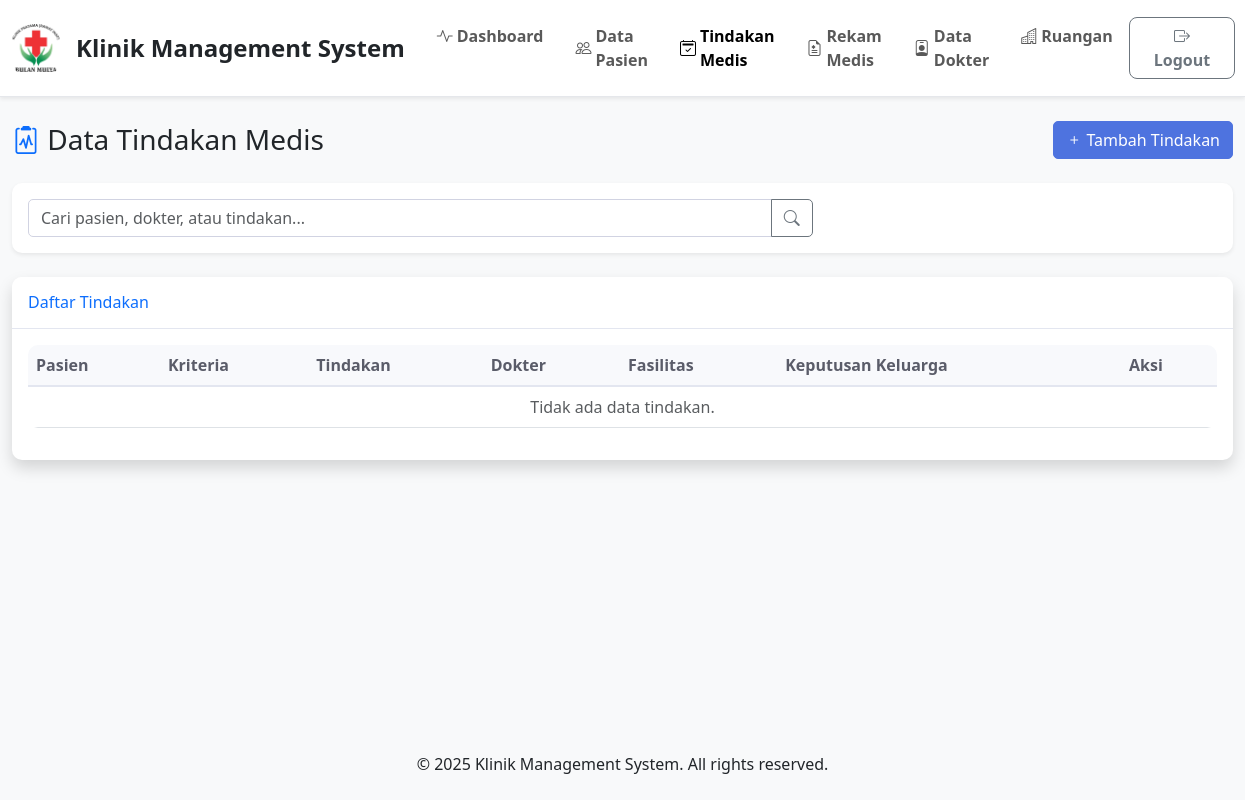
Page /index.php?page=tindakan (signed in) on the earlier database version.
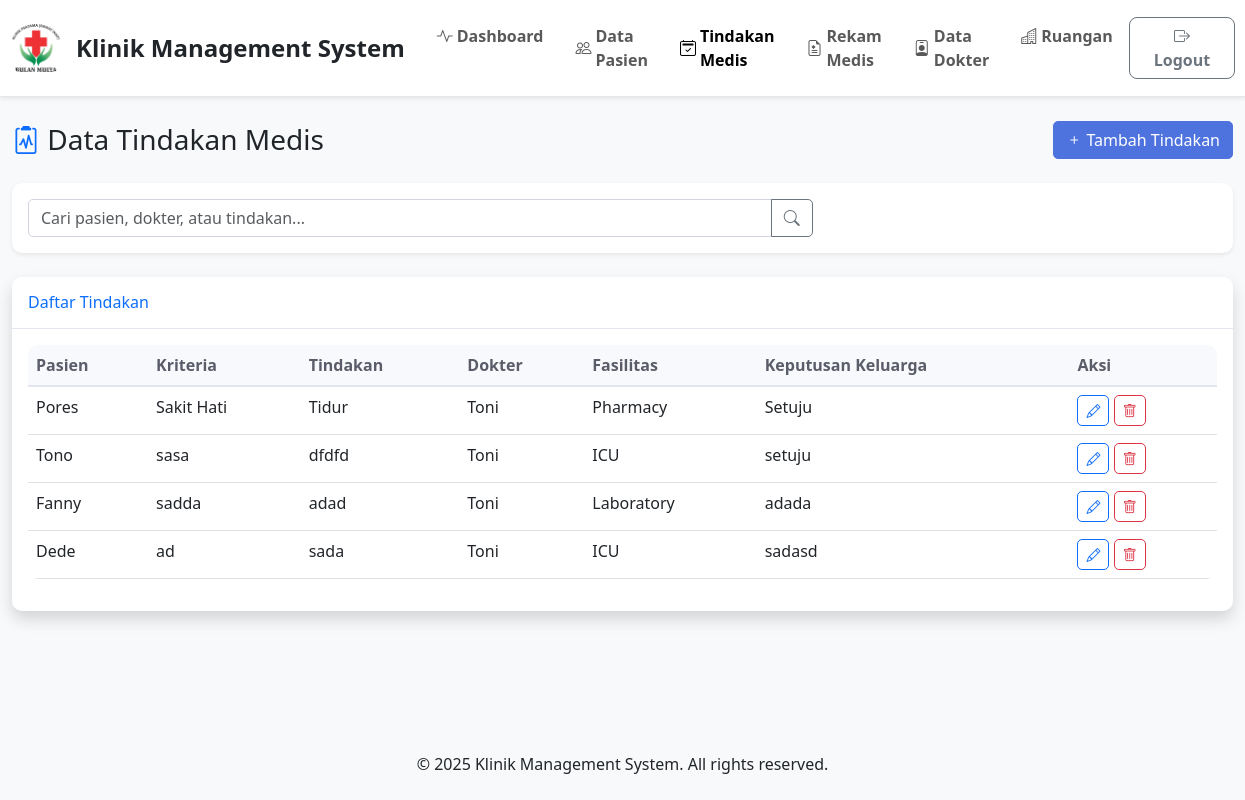
Same page on the later database version.
### tables this page shows
CREATE TABLE `tindakan` (
  `idtindakan` int(11) NOT NULL,
  `idpasien` int(11) NOT NULL,
  `kriteria` text DEFAULT NULL,
  `tindakan` text DEFAULT NULL,
  `iddokter` int(11) DEFAULT NULL,
  `fasilitas` text DEFAULT NULL,
  `keputusan_keluarga` text DEFAULT NULL
);

CREATE TABLE `pasien` (
  `idpasien` int(11) NOT NULL,
  `nama` varchar(100) NOT NULL,
  `jenis_kelamin` enum('L','P') NOT NULL,
  `pekerjaan` varchar(100) DEFAULT NULL,
  `tmp_lahir` varchar(100) DEFAULT NULL,
  `tgl_lahir` date DEFAULT NULL,
  `telpon` varchar(20) DEFAULT NULL,
  `alamat` text DEFAULT NULL,
  `tgl_daftar` date DEFAULT NULL
);

CREATE TABLE `dokter` (
  `iddokter` int(11) NOT NULL,
  `nama` varchar(100) NOT NULL,
  `jenis_kelamin` enum('L','P') NOT NULL,
  `telpon` varchar(20) DEFAULT NULL,
  `alamat` text DEFAULT NULL,
  `spesialisasi` varchar(100) DEFAULT NULL
);

### config/database.php (called while the page is built, shortened)
<?php
try {
    $pdo = new PDO("mysql:host=" . DB_HOST . ";dbname=" . DB_NAME . ";charset=utf8", DB_USER, DB_PASS);
    $pdo->setAttribute(PDO::ATTR_ERRMODE, PDO::ERRMODE_EXCEPTION);
    $pdo->setAttribute(PDO::ATTR_DEFAULT_FETCH_MODE, PDO::FETCH_ASSOC);
} catch(PDOException $e) {
    die("Connection failed: " . $e->getMessage());
}
function executeQuery($sql, $params = []) {
    global $pdo;
    try {
        $stmt = $pdo->prepare($sql);
        $stmt->execute($params);
        return $stmt;
    } catch(PDOException $e) {
        die("Query failed: " . $e->getMessage());
    }
}
function fetchAll($sql, $params = []) {
    $stmt = executeQuery($sql, $params);
    return $stmt->fetchAll();
}
?>

### pages/tindakan.php (the view, shortened to what this page needs)
<?php
require_once __DIR__ . '/../config/database.php';
$search = isset($_GET['search']) ? sanitizeInput($_GET['search']) : '';
$sql = "SELECT t.*, p.nama AS nama_pasien, d.nama AS nama_dokter
        FROM tindakan t
        LEFT JOIN pasien p ON t.idpasien = p.idpasien
        LEFT JOIN dokter d ON t.iddokter = d.iddokter";
$params = [];
$sql .= " ORDER BY t.idtindakan DESC";
$tindakans = fetchAll($sql, $params);
?>
<div class="container-fluid">
    <div class="d-flex justify-content-between align-items-center mb-4">
        <h1 class="h3 mb-0">
            <i class="bi bi-clipboard2-pulse text-primary"></i> Data Tindakan Medis
        </h1>
        <a href="/Klinik_Management/index.php?page=tindakan_add" class="btn btn-primary">
            <i class="bi bi-plus"></i> Tambah Tindakan
        </a>
    </div>
    <div class="card mb-4">
        <div class="card-body">
            <form method="GET" action="" id="searchForm">
                <div class="row">
                    <div class="col-md-8">
                        <div class="input-group">
                            <input type="text" class="form-control" name="search" id="searchInput"
                                   placeholder="Cari pasien, dokter, atau tindakan..."
                                   value="<?= htmlspecialchars($search) ?>">
                            <button class="btn btn-outline-secondary" type="submit">
                                <i class="bi bi-search"></i>
                            </button>
                        </div>
                    </div>
                </div>
            </form>
        </div>
    </div>
    <div class="card shadow">
        <div class="card-header py-3">
            <h6 class="m-0 font-weight-bold text-primary">Daftar Tindakan</h6>
        </div>
        <div class="card-body">
            <div class="table-responsive">
                <table class="table table-hover">
                    <thead>
                        <tr>
                            <th>Pasien</th>
                            <th>Kriteria</th>
                            <th>Tindakan</th>
                            <th>Dokter</th>
                            <th>Fasilitas</th>
                            <th>Keputusan Keluarga</th>
                            <th>Aksi</th>
                        </tr>
                    </thead>
                    <tbody>
                        <?php if (empty($tindakans)): ?>
                            <tr>
                                <td colspan="7" class="text-center text-muted">Tidak ada data tindakan.</td>
                            </tr>
                        <?php else: ?>
                            <?php foreach ($tindakans as $t): ?>
                                <tr>
                                    <td><?= htmlspecialchars($t['nama_pasien']) ?></td>
                                    <td><?= htmlspecialchars($t['kriteria']) ?></td>
                                    <td><?= htmlspecialchars($t['tindakan']) ?></td>
                                    <td><?= htmlspecialchars($t['nama_dokter'] ?? '-') ?></td>
                                    <td><?= htmlspecialchars($t['fasilitas'] ?? '-') ?></td>
                                    <td><?= htmlspecialchars($t['keputusan_keluarga']) ?></td>
                                    <td>
                                        <a href="/Klinik_Management/index.php?page=tindakan_edit&idtindakan=<?= $t['idtindakan'] ?>" class="btn btn-sm btn-outline-primary">
                                            <i class="bi bi-pencil"></i>
                                        </a>
                                        <a href="pages/tindakan_delete.php?idtindakan=<?= $t['idtindakan'] ?>" class="btn btn-sm btn-outline-danger">
                                            <i class="bi bi-trash"></i>
                                        </a>
                                    </td>
                                </tr>
                            <?php endforeach; ?>
                        <?php endif; ?>
                    </tbody>
                </table>
            </div>
        </div>
    </div>
</div>

Differences in the rows shown:
added tindakan: idpasien.nama "Pores", kriteria "Sakit Hati", tindakan "Tidur", iddokter.nama "Toni", fasilitas "Pharmacy", keputusan_keluarga "Setuju"
added tindakan: idpasien.nama "Tono", kriteria "sasa", tindakan "dfdfd", iddokter.nama "Toni", fasilitas "ICU", keputusan_keluarga "setuju"
added tindakan: idpasien.nama "Fanny", kriteria "sadda", tindakan "adad", iddokter.nama "Toni", fasilitas "Laboratory", keputusan_keluarga "adada"
added tindakan: idpasien.nama "Dede", kriteria "ad", tindakan "sada", iddokter.nama "Toni", fasilitas "ICU", keputusan_keluarga "sadasd"
Other differences:
text no longer shown: "Tidak ada data tindakan."
